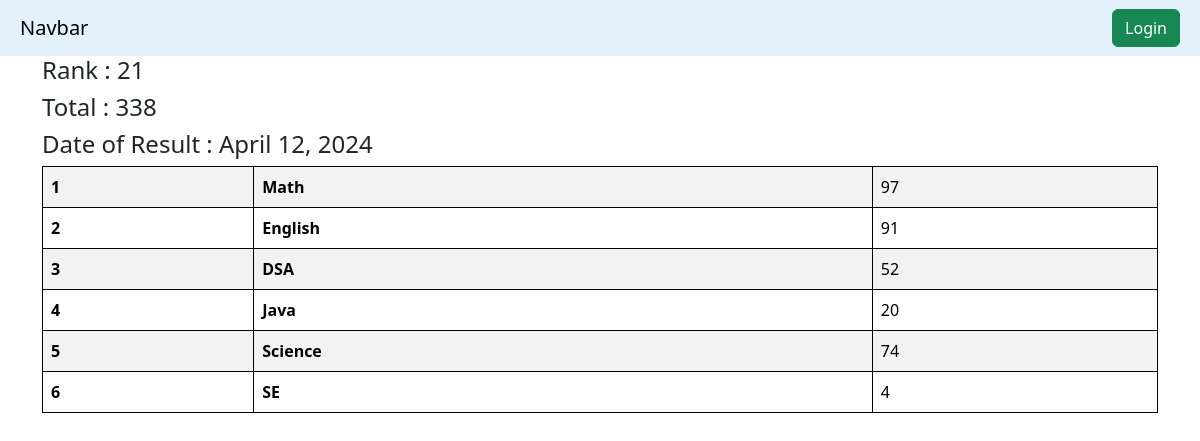
Screenshot of /check-the-marks/STU-0329/ with the database file from the repository.
### vege/models.py (models this page shows, shortened)
class SubjectMarks(models.Model):
    student = models.ForeignKey(Student, related_name="studentmarks",on_delete=models.CASCADE)
    subject = models.ForeignKey(Subject , on_delete=models.CASCADE)
    marks = models.IntegerField()
    class Meta:
        unique_together = ['student' , 'subject']

class Student(models.Model):
    department = models.ForeignKey(Department,related_name="depart",on_delete=models.CASCADE)
    student_id = models.OneToOneField(StudentID, related_name="studentid", on_delete=models.SET_NULL, null=True)
    student_name = models.CharField(max_length=100)
    student_email = models.EmailField(unique=True)
    student_age = models.IntegerField(default=18)
    student_address = models.TextField()
    class Meta:
        ordering = ['student_name']
        verbose_name = "student"

class ReportCard(models.Model):
    student = models.ForeignKey(Student, related_name="studentreportcard",on_delete=models.CASCADE)
    student_rank = models.IntegerField()
    date_of_report_card_generation = models.DateField(auto_now_add=True)
    class Meta:
        unique_together = ['student_rank' , 'date_of_report_card_generation']

class Subject(models.Model):
    subject_name = models.CharField(max_length=100)

### vege/views.py (the view)
# urls.py: path('check-the-marks/<student_id>/', see_marks , name="see_marks"),
def see_marks(request , student_id):
    queryset = SubjectMarks.objects.filter(student__student_id__student_id = student_id)
    total_marks = queryset.aggregate(total_marks = Sum('marks'))
    return render(request,'report/see_marks.html',{'queryset':queryset , 'total_marks':total_marks})

### vege/templates/report/see_marks.html
{% extends "base.html" %}
{% block start %}
<div class = 'container' mt-5>
    <h4>Rank : {{queryset.first.student.studentreportcard.first.student_rank}}</h4>
    <h4>Total : {{total_marks.total_marks}}</h4>
    <h4>Date of Result : {{queryset.first.student.studentreportcard.first.date_of_report_card_generation}}</h4>
    <table class="table table-striped">
        <tbody>
            {% for marks in queryset %}
          <tr>
            <th scope="row">{{forloop.counter}}</th>
            <td>
                <b>{{marks.subject.subject_name}}</b>
            </td>
            <td>{{marks.marks}}</td>
          </tr>
          {% endfor %}
          </tbody>
          </table>
        </div>
{% endblock %}

### home/templates/base.html (style rules this page uses)
table, th, td { border: 1px solid black; }

### rows the page displays
SubjectMarks: first.student.studentreportcard.first.student_rank "21", first.student.studentreportcard.first.date_of_report_card_generation "April 12, 2024", subject.subject_name "Math", marks "97"
SubjectMarks: subject.subject_name "English", marks "91"
SubjectMarks: subject.subject_name "DSA", marks "52"
SubjectMarks: subject.subject_name "Java", marks "20"
SubjectMarks: subject.subject_name "Science", marks "74"
SubjectMarks: subject.subject_name "SE", marks "4"

### other values shown
{{ total_marks.total_marks }} "338"
